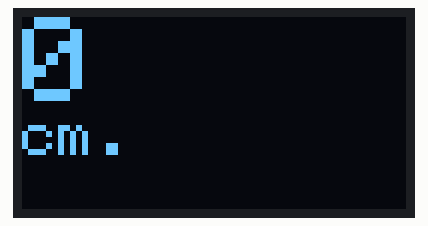
The sketch below on a simulated Arduino Uno, built with avr-gcc and run on an emulated ATmega328P. On the bench: 128×64 one-colour display.

Above: at 0.1 s.

The sketch:

Protractor.ino
```cpp
#include <Ultrasonic.h>
#include <SPI.h>
#include <Adafruit_GFX.h>
#include <Adafruit_SSD1306.h>


/* =====================
 * Board pin definitions
 * =====================
*/
//Ultrasonic sensor 0
#define ULTRASONIC_TRIGGER_PIN 8
#define ULTRASONIC_ECHO_PIN    7

//OLED 128x64 Display
#define OLED_MOSI   9
#define OLED_CLK   10
#define OLED_DC    11
#define OLED_CS    12
#define OLED_RESET 13


/* =========
 * Constants
 * =========
*/
//OLED Definitions
#define SCREEN_WIDTH 128 // OLED display width, in pixels
#define SCREEN_HEIGHT 64 // OLED display height, in pixels


/* =======
 * Globals
 * =======
*/
Ultrasonic u0(ULTRASONIC_TRIGGER_PIN, ULTRASONIC_ECHO_PIN); //Trigger Pin, Echo Pin
Adafruit_SSD1306 display(SCREEN_WIDTH, SCREEN_HEIGHT,
  OLED_MOSI, OLED_CLK, OLED_DC, OLED_RESET, OLED_CS);


/* ===================
 * Function prototypes
 * ===================
*/
int initUltrasonic(Ultrasonic sensor);
int getDistance(Ultrasonic sensor);


void setup(){
  Serial.begin(115200);
  initUltrasonic(u0);
  display.begin(SSD1306_SWITCHCAPVCC);

  //IRM Init OLED display
  //display.display();
  display.clearDisplay();
  display.setTextSize(1);
  display.setTextColor(WHITE);

}

void loop(){
  int x;
  x = getDistance(u0);

  display.clearDisplay();
  display.setTextSize(4);
  display.setTextColor(WHITE);
  display.setCursor(0,0);
  display.println(x);
  display.setTextSize(2);
  display.println(F("cm."));
  display.display();
  //Serial.println(x);
  delay(500);
}


int getDistance(Ultrasonic sensor){
  int dist;
  dist = sensor.distance(1); //IRM Measure distance in cm
  if(dist > 400) //IRM if out of range
    return -1;
  return dist; //IRM Otherwise return measured value
}

int initUltrasonic(Ultrasonic sensor){
  sensor.init();
  return 0;
}
```
